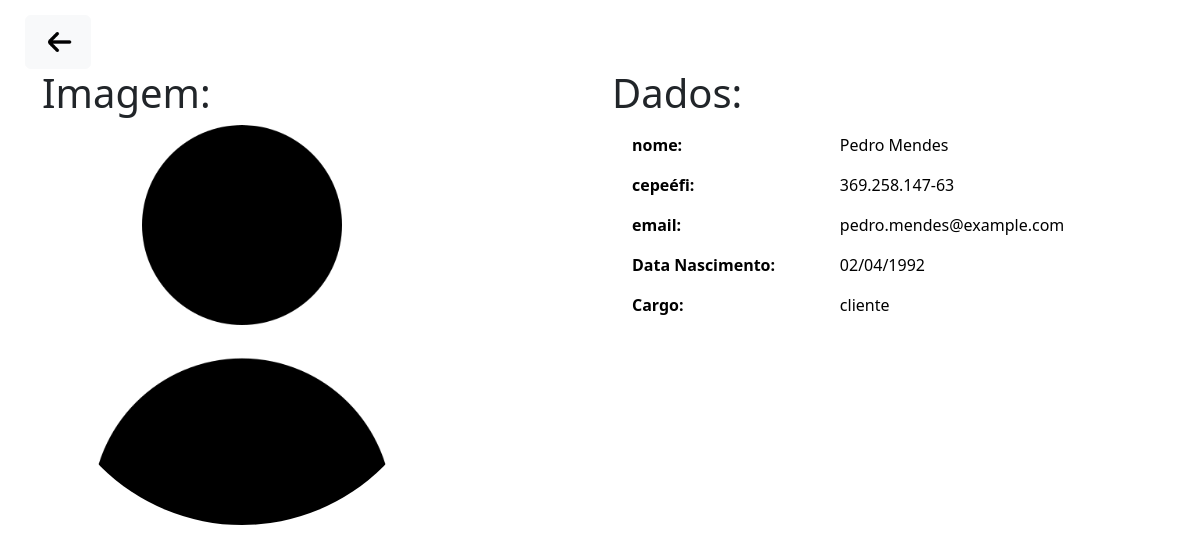
/admListUser/userUser.php?id=9 (signed in), run on an earlier commit of the app's database.
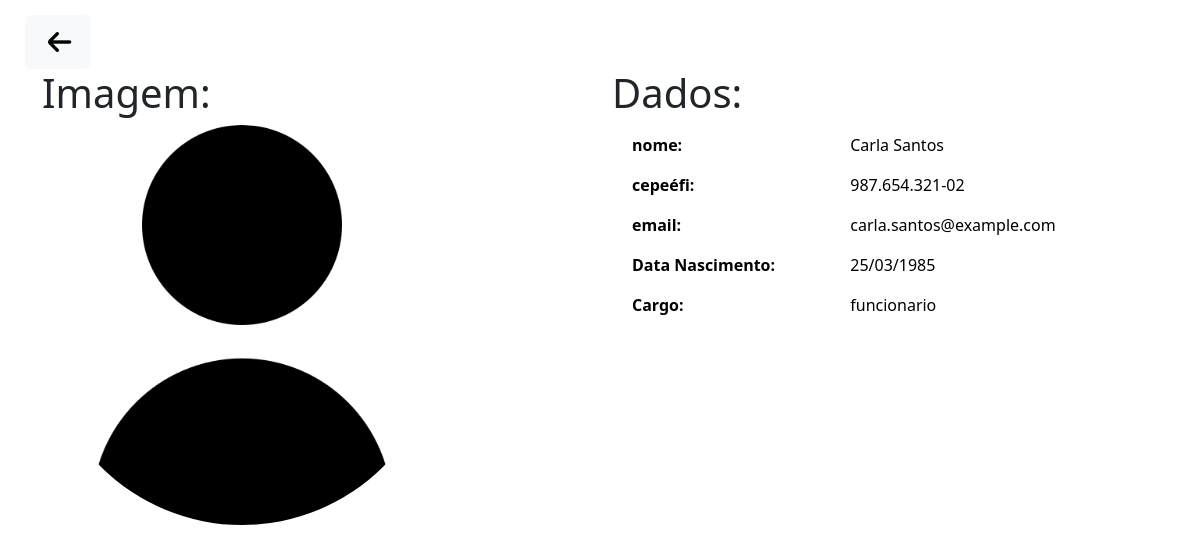
And on a later commit of the database.
### tables this page shows
CREATE TABLE USERS (
    ID_USER INT PRIMARY KEY AUTO_INCREMENT,
    NAME VARCHAR(100),
    CPF VARCHAR(100),
    EMAIL VARCHAR(100),
    DATA_DE_NASCIMENTO VARCHAR(100),
    PASSWORD VARCHAR(100),
    ROLE VARCHAR(100),
    USERIMAGEPATH VARCHAR(200),
    UNIQUE (CPF, EMAIL)
);

### admListUser/userUser.php (the view, shortened to what this page needs)
<?php
include('../connections/connection.php');
            $id = $_GET["id"];
            $sql = "SELECT  NAME, CPF, EMAIL, DATA_DE_NASCIMENTO, ROLE, USERIMAGEPATH FROM USERS WHERE ID_USER = $id";
            $result = $conn->query($sql);
            if ($result->num_rows > 0) {
                while($row = $result->fetch_assoc()) {
                    $name = $row["NAME"];
                    $cpf = $row["CPF"];
                    $login = $row["EMAIL"];
                    $dataNascimento = $row["DATA_DE_NASCIMENTO"];
                    $role = $row["ROLE"];
                    $userImagePath = $row["USERIMAGEPATH"];
                }
            }
        ?>
<!DOCTYPE html>
<html lang="en">
<head>
    <link rel="stylesheet" href="./userLstStyle.css">
    <link rel="stylesheet" href="../node_modules/bootstrap/dist/css/bootstrap.min.css">
</head>
<body>
    <div id="conteinerButtom">
        <a id="botaoVoltar" type="button" class="btn btn-light" href="./listUsers.php"><img src="../imagens/iconVoltar.png" alt="voltarHome" style="width: 40px; height: 40px"></a>
    </div>
    <div class="container">
        <div class="row">
            <div class="col">
                <h1>Imagem:</h1>
                <div class="">
                        <div id="comtImgUser">
                            <img height="175px" id="userImg" src="<?php echo $userImagePath ?>" alt="">
                        </div>
                </div>
            </div>
            <div class="col">
                <h1>Dados:
                </h1>
                <div class="container">
                    <table class="table  table-borderless">
                    <tr>
                     <th scope="row">nome:</th>
                     <td><?php echo $name ?></td>
                    </tr>
                    <tr>
                     <th scope="row">cepeéfi:</th>
                     <td><?php echo $cpf ?></td>
                    </tr>
                    <tr>
                     <th scope="row">email:</th>
                     <td><?php echo $login ?></td>
                    </tr>
                    <tr>
                     <th scope="row">Data Nascimento:</th>
                     <td><?php echo $dataNascimento ?></td>
                    </tr>
                    <tr>
                     <th scope="row">Cargo:</th>
                     <td><?php echo $role ?></td>
                    </tr>
                    </table>
                </div>
            </div>
        </div>
    </div>
</body>
</html>

### admListUser/userLstStyle.css (style rules this page uses)
a { text-decoration: none; color: #000; }
#botaoVoltar { margin-top: 15px; margin-left: 25px; }
#comtImgUser { width: 400px; height: 400px; border-radius: 499px; overflow: hidden; position: relative; }
#userImg { width: 100%; height: 100%; object-fit: cover; }

What changed in the data, as far as the page shows it:
changed users: NAME "Pedro Mendes" → "Carla Santos"; CPF "369.258.147-63" → "987.654.321-02"; EMAIL "pedro.mendes@example.com" → "carla.santos@example.com"; DATA_DE_NASCIMENTO "02/04/1992" → "25/03/1985"; ROLE "cliente" → "funcionario"
